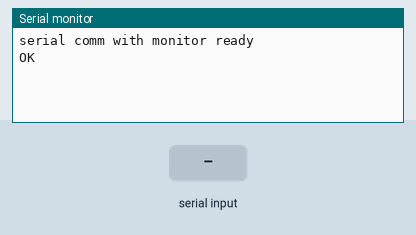
Recording of a sketch running on a simulated Arduino Uno, built with avr-gcc and run on an emulated ATmega328P. Shown: the last lines printed to the serial monitor. The inputs (shaded band) are chosen by the test bench. The modem accepts every AT command (registered, SIM ready, sends succeed) and sends nothing else.

Above: at 1.2 s.
1.3 s: "1" received over the second serial link
At 1.8 s:
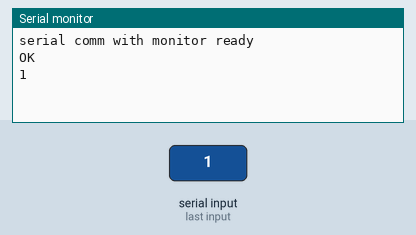
2.8 s: "0" received over the second serial link
At 4.2 s:
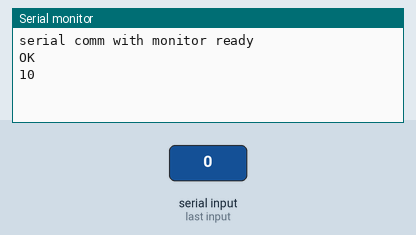

The sketch:

PostCallFromSIM900.ino
```cpp
#include <SoftwareSerial.h>

SoftwareSerial SIM900Serial(6, 7); // RX, TX

void setup() {
  // Open serial communications and wait for port to open:
  Serial.begin(9600);
  SIM900Serial.begin(9600);
  Serial.println(F("serial comm with monitor ready"));
  SIM900Serial.println("AT");
}

void loop() {

  // run over and over
  while (Serial.available()) {
    //Serial.write(Serial.read());
    SIM900Serial.write(Serial.read());
  }

while (SIM900Serial.available())
    Serial.write(SIM900Serial.read());
  //ReadFromSIM900();

}

String ReadFromSIM900(){
  /*
   * post call commands
   *
   * AT+SAPBR = 3,1,"Contype","GPRS"
   * AT+SAPBR = 3,1,"APN","TATA DOCOMO INTERNET"  //"Airtel Internet"
   * AT+SAPBR = 1,1
   * AT+SAPBR =2,1
   * AT+HTTPINIT
   * AT+HTTPPARA = "CID",1
   * AT+HTTPPARA = "URL","http://posttestserver.com/post.php"
   * AT+HTTPPARA = "CONTENT","text/plain"
   * AT+HTTPDATA = 100,100000
   *
   * 100 refers to the number of charecters that we are going to input. and 100000 refers to 100 seconds of wait time to take the input.
   *
   * IMPORTANT NOTE:
   * --------------
   * Once we enter httpdata command it replies with download. then exactly 100 charecters needs to be fed into SIM900. Also note the carriage returns,spaces,new line charecters are to counted.
   * Thus only if the number given in HTTPDATA matches with the total number of charecters which was fed we get a OK response.
   *
   * now go ahead and call the below command to make the post call.
   * AT+HTTPACTION =1
   * AT+HTTPREAD
   *
   */

}
```

Measured:
- after the input at 1.3 s, the serial monitor: prints a new line at once (image 1)
- after the input at 2.8 s, the serial monitor: prints a new line at once (image 2)
